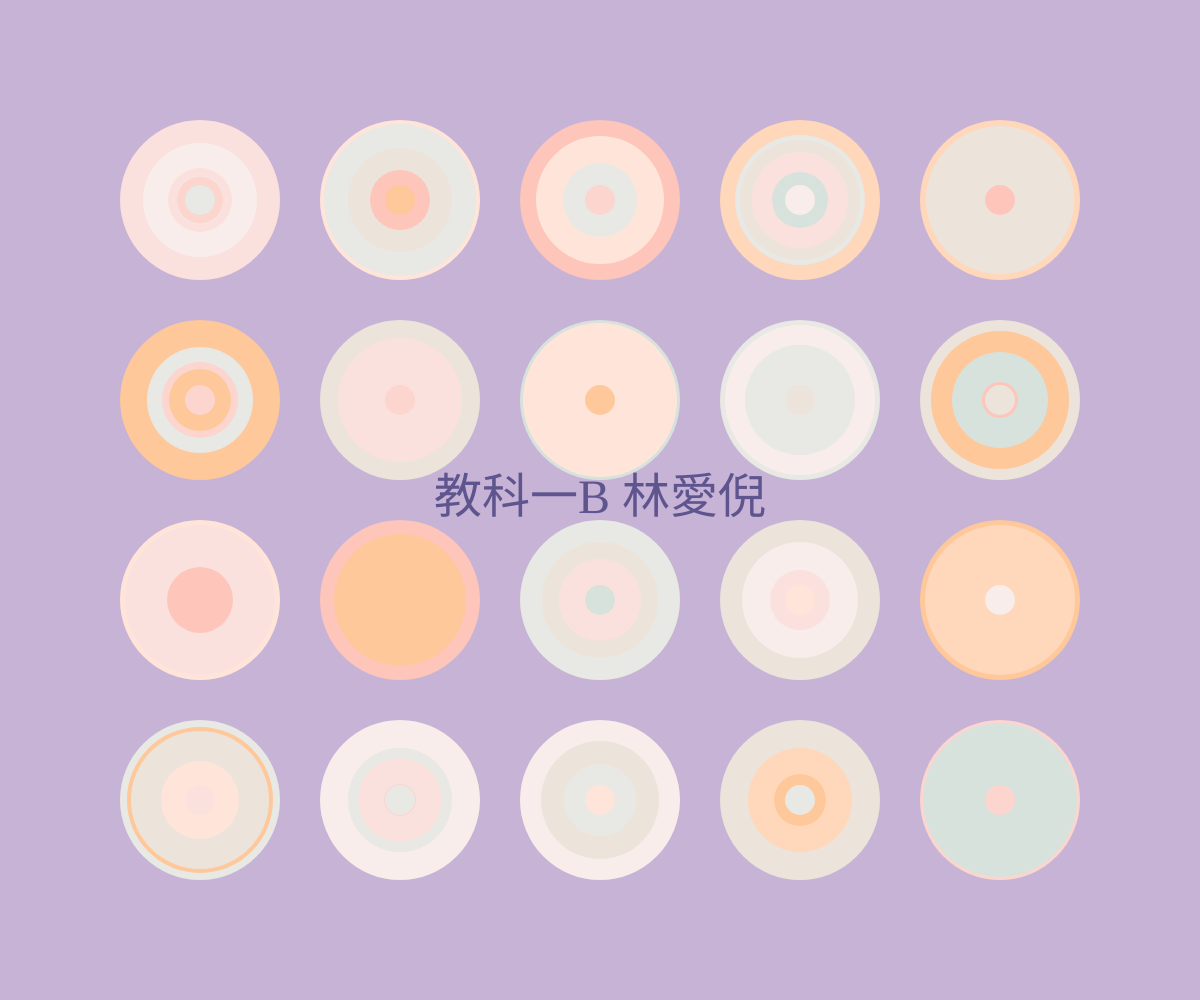
Frame 1 (no input)
Frame 60 (no input): identical to frame 1, image omitted
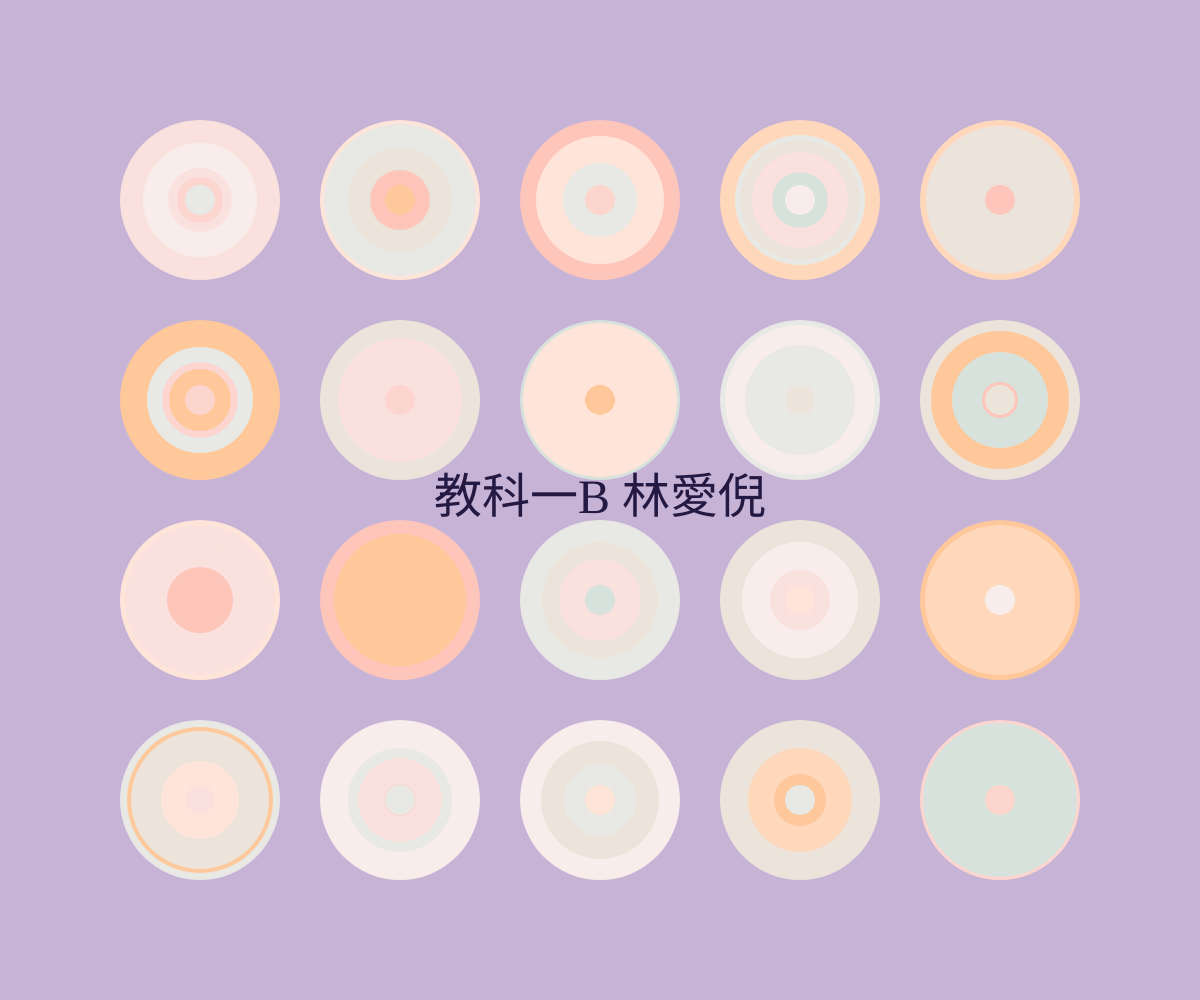
Frame 120 (the mouse pressed at the canvas centre since frame 60)

The p5.js sketch that drew these frames (run headless with seeded random() and noise() and a simulated clock; from frame 60 on, the mouse is pressed at the canvas centre):

// p5.js sketch
// ── sketch.js
const colours = [
  "#fec5bb", "#fcd5ce", "#fae1dd", "#f8edeb", "#e8e8e4", 
  "#d8e2dc", "#ece4db", "#ffe5d9", "#ffd7ba", "#fec89a"
];

const textColours = [
  "#231942", "#5e548e", "#9f86c0", "#be95c4", "#e0b1cb"
];

let circles = [];
let columns, rows;
let spacingX, spacingY;
let circleSize = 200;
let gapRatio = 1.2;
let textColor;
let lastColorChangeTime = 0;
let colorChangeInterval = 1000; // 每隔 1000 毫秒 (1 秒) 改變一次顏色
let displayTextContent = "教科一B 林愛倪"; // 預設文字
let clickCount = 0; // 用於追蹤點擊次數

function setup() {
  createCanvas(windowWidth, windowHeight);
  noStroke();
  textFont("娃娃體"); // 設定中文可愛字體
  calculateGrid();
  generateCircles();
  textColor = generateRandomTextColour(); // 初始化文字顏色
}

function draw() {
  background('#c6b3d6');
  displayCircles();
  displayText(); // 顯示文字
}

function calculateGrid() {
  columns = floor(windowWidth / (circleSize * gapRatio));
  rows = floor(windowHeight / (circleSize * gapRatio));
  spacingX = windowWidth / (columns + 1);
  spacingY = windowHeight / (rows + 1);
}

function generateRandomColour() {
  let randomNumber = floor(random(colours.length));
  return colours[randomNumber];
}

function generateRandomTextColour() {
  let randomNumber = floor(random(textColours.length));
  return textColours[randomNumber];
}

function generateNumberFromInterval(min, max) {
  return floor(random(min, max + 1));
}

function makeCircles(x, y) {
  let randomNumberOfCircles = generateNumberFromInterval(2, 5);
  let radius = min(spacingX, spacingY) * 0.4;
  let circlesArray = [];

  for (let i = 0; i < randomNumberOfCircles; i++) {
    circlesArray.push({
      x: x,
      y: y,
      r: radius,
      color: generateRandomColour()
    });

    let randomNumberToMinusFromRadius = generateNumberFromInterval(3, 30);
    let newCircleRadius = radius - randomNumberToMinusFromRadius;

    if (newCircleRadius > 10) {
      radius = newCircleRadius;
    } else {
      radius = 0;
    }
  }

  circlesArray.push({
    x: x,
    y: y,
    r: 15,
    color: generateRandomColour()
  });

  return circlesArray;
}

function generateCircles() {
  circles = [];
  for (let r = 0; r < rows; r++) {
    for (let c = 0; c < columns; c++) {
      let x = (c + 1) * spacingX;
      let y = (r + 1) * spacingY;
      circles.push(makeCircles(x, y));
    }
  }
}

function displayCircles() {
  for (let circleSet of circles) {
    for (let circle of circleSet) {
      fill(circle.color);
      ellipse(circle.x, circle.y, circle.r * 2, circle.r * 2);
    }
  }
}

function displayText() {
  // 控制顏色變化速度
  if (millis() - lastColorChangeTime > colorChangeInterval) {
    textColor = generateRandomTextColour();
    lastColorChangeTime = millis();
  }

  fill(textColor); // 使用緩慢變化的文字顏色
  textAlign(CENTER, CENTER);
  textSize(48); // 設定文字大小
  text(displayTextContent, width / 2, height / 2); // 在畫面正中間顯示文字
}

function mousePressed() {
  for (let i = 0; i < circles.length; i++) {
    let circleSet = circles[i];
    for (let circle of circleSet) {
      let d = dist(mouseX, mouseY, circle.x, circle.y);
      if (d < circle.r) {
        let x = circle.x;
        let y = circle.y;
        circles[i] = makeCircles(x, y);

        // 根據點擊次數改變文字內容
        clickCount++;
        if (clickCount === 1) {
          displayTextContent = "興趣:畫畫 吃飯 睡午覺";
        } else if (clickCount === 2) {
          displayTextContent = "喜歡:貓咪 甜食 手工藝";
        } else if (clickCount === 3) {
          displayTextContent = "聯絡方式:413730549@o365.tku.edu.tw";
        } else if (clickCount === 4) {
          displayTextContent = "想更了解我不如找我聊天吧!";
        } else if (clickCount > 4) {
          displayTextContent = "教科一B 林愛倪"; // 重置為預設文字
          clickCount = 0; // 重置點擊次數
        }

        break;
      }
    }
  }
}

function windowResized() {
  resizeCanvas(windowWidth, windowHeight);
  calculateGrid();
  generateCircles();
}
